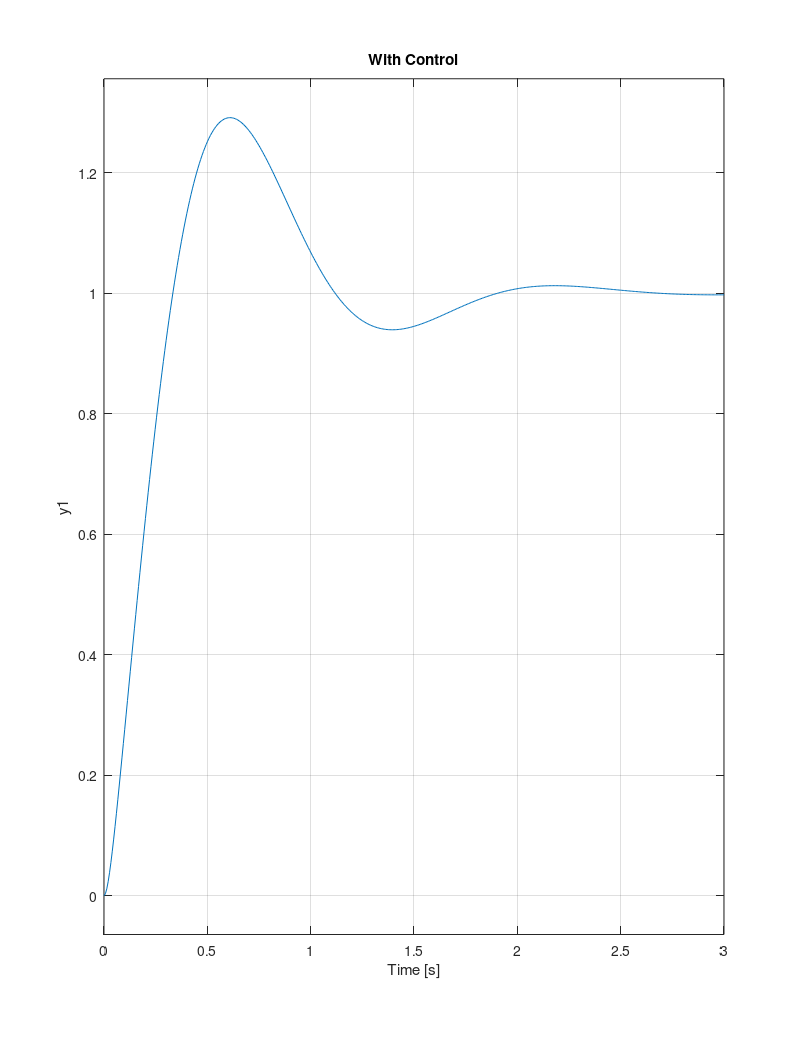

MATLAB code for this plot:
%
% pps2s1_plot.m
%
% Pole Placement
%

T_end = 3;  % time final (sec)

Gs = tf([1], [1 1 0]);
Ds = tf([149 880], [1 47]);

Hs_nc = (Gs)/(1 + Gs);  % no control
Hs 	  = (Ds*Gs)/(1 + Ds*Gs);

figure;
orient tall;

subplot(2,1,1);
step(Hs_nc, T_end);
title('No Control');
xlabel('');

subplot(2,1,2);
step(Hs, T_end);
title('With Control');

print('pps2s1_plot.eps', '-deps');
